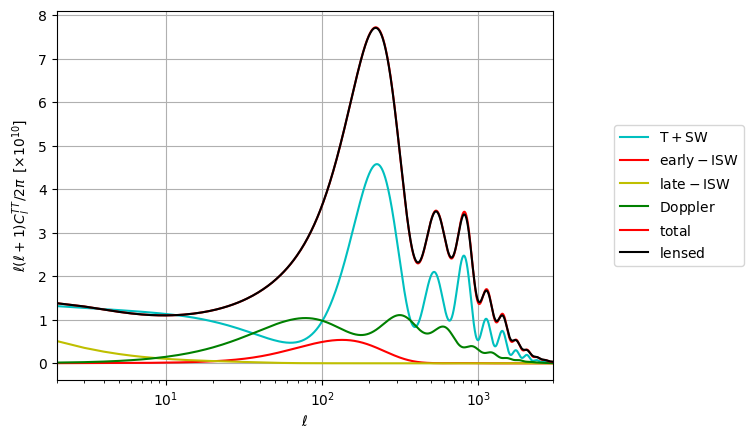

This figure's Python source:
from classy import Class
from math import pi
import matplotlib
import matplotlib.pyplot as plt

#############################################
#
# Cosmological parameters and other CLASS parameters
#
common_settings = {# LambdaCDM parameters
                   'h':0.67810,
                   'omega_b':0.02238280,
                   'omega_cdm':0.1201075,
                   'A_s':2.100549e-09,
                   'n_s':0.9660499,
                   'tau_reio':0.05430842 ,
                   # output and precision parameters
                   'output':'tCl,pCl,lCl',
                   'lensing':'yes',
                   'l_max_scalars':5000}
#
M = Class()
#
###############
#
# call CLASS for the total Cl's and then for each contribution
#
###############
#
M.set(common_settings)
M.compute()
cl_tot = M.raw_cl(3000)
cl_lensed = M.lensed_cl(3000)
M.empty()           # reset input
#
M.set(common_settings) # new input
M.set({'temperature contributions':'tsw'})
M.compute()
cl_tsw = M.raw_cl(3000)
M.empty()
#
M.set(common_settings)
M.set({'temperature contributions':'eisw'})
M.compute()
cl_eisw = M.raw_cl(3000)
M.empty()
#
M.set(common_settings)
M.set({'temperature contributions':'lisw'})
M.compute()
cl_lisw = M.raw_cl(3000)
M.empty()
#
M.set(common_settings)
M.set({'temperature contributions':'dop'})
M.compute()
cl_dop = M.raw_cl(3000)
M.empty()


# In[ ]:


#################
#
# start plotting
#
#################
#
plt.xlim([2,3000])
plt.xlabel(r"$\ell$")
plt.ylabel(r"$\ell (\ell+1) C_l^{TT} / 2 \pi \,\,\, [\times 10^{10}]$")
plt.grid()
#
ell = cl_tot['ell']
factor = 1.e10*ell*(ell+1.)/2./pi
plt.semilogx(ell,factor*cl_tsw['tt'],'c-',label=r'$\mathrm{T+SW}$')
plt.semilogx(ell,factor*cl_eisw['tt'],'r-',label=r'$\mathrm{early-ISW}$')
plt.semilogx(ell,factor*cl_lisw['tt'],'y-',label=r'$\mathrm{late-ISW}$')
plt.semilogx(ell,factor*cl_dop['tt'],'g-',label=r'$\mathrm{Doppler}$')
plt.semilogx(ell,factor*cl_tot['tt'],'r-',label=r'$\mathrm{total}$')
plt.semilogx(ell,factor*cl_lensed['tt'],'k-',label=r'$\mathrm{lensed}$')
#
plt.legend(loc='right',bbox_to_anchor=(1.4, 0.5))


# In[ ]:


plt.savefig('cltt_terms.png',bbox_inches='tight')
